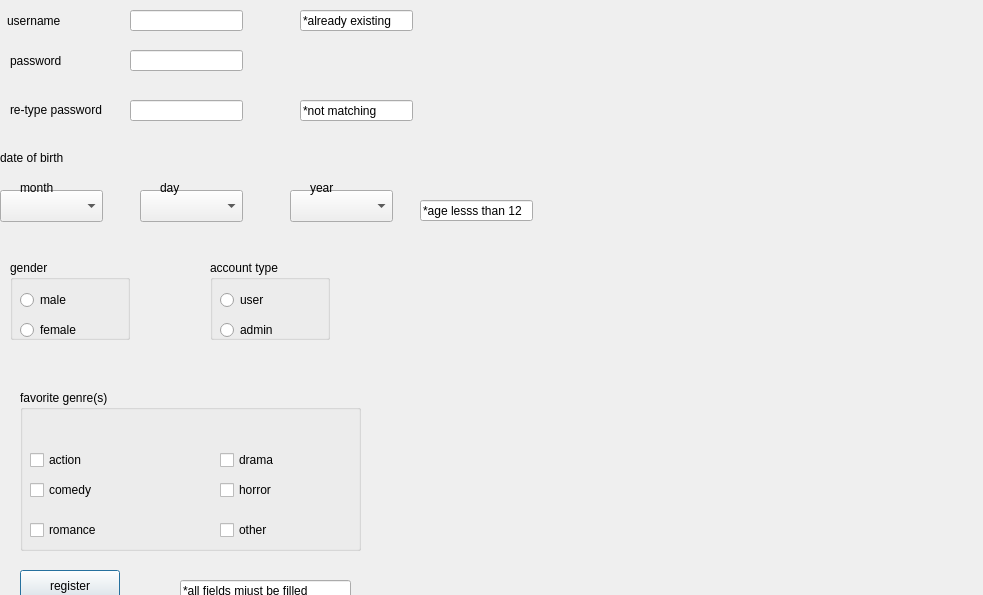
<?xml version="1.0" encoding="UTF-8"?>
<ui version="4.0">
 <class>RegisterWindow</class>
 <widget class="QDialog" name="RegisterWindow">
  <property name="geometry">
   <rect>
    <x>0</x>
    <y>0</y>
    <width>983</width>
    <height>595</height>
   </rect>
  </property>
  <property name="windowTitle">
   <string>Dialog</string>
  </property>
  <widget class="QLineEdit" name="username">
   <property name="geometry">
    <rect>
     <x>130</x>
     <y>10</y>
     <width>113</width>
     <height>21</height>
    </rect>
   </property>
  </widget>
  <widget class="QLineEdit" name="pass">
   <property name="geometry">
    <rect>
     <x>130</x>
     <y>50</y>
     <width>113</width>
     <height>21</height>
    </rect>
   </property>
  </widget>
  <widget class="QLineEdit" name="re_pass">
   <property name="geometry">
    <rect>
     <x>130</x>
     <y>100</y>
     <width>113</width>
     <height>21</height>
    </rect>
   </property>
  </widget>
  <widget class="QLabel" name="label">
   <property name="geometry">
    <rect>
     <x>7</x>
     <y>10</y>
     <width>81</width>
     <height>21</height>
    </rect>
   </property>
   <property name="text">
    <string>username </string>
   </property>
  </widget>
  <widget class="QLabel" name="label_2">
   <property name="geometry">
    <rect>
     <x>10</x>
     <y>50</y>
     <width>81</width>
     <height>21</height>
    </rect>
   </property>
   <property name="text">
    <string>password</string>
   </property>
  </widget>
  <widget class="QLabel" name="label_3">
   <property name="geometry">
    <rect>
     <x>10</x>
     <y>100</y>
     <width>121</width>
     <height>20</height>
    </rect>
   </property>
   <property name="text">
    <string>re-type password </string>
   </property>
  </widget>
  <widget class="QComboBox" name="month">
   <property name="geometry">
    <rect>
     <x>0</x>
     <y>190</y>
     <width>103</width>
     <height>32</height>
    </rect>
   </property>
  </widget>
  <widget class="QComboBox" name="day_2">
   <property name="geometry">
    <rect>
     <x>140</x>
     <y>190</y>
     <width>103</width>
     <height>32</height>
    </rect>
   </property>
  </widget>
  <widget class="QComboBox" name="year">
   <property name="geometry">
    <rect>
     <x>290</x>
     <y>190</y>
     <width>103</width>
     <height>32</height>
    </rect>
   </property>
  </widget>
  <widget class="QLabel" name="label_4">
   <property name="geometry">
    <rect>
     <x>0</x>
     <y>150</y>
     <width>91</width>
     <height>16</height>
    </rect>
   </property>
   <property name="text">
    <string>date of birth</string>
   </property>
  </widget>
  <widget class="QLabel" name="label_5">
   <property name="geometry">
    <rect>
     <x>20</x>
     <y>180</y>
     <width>58</width>
     <height>16</height>
    </rect>
   </property>
   <property name="text">
    <string>month</string>
   </property>
  </widget>
  <widget class="QLabel" name="dytd">
   <property name="geometry">
    <rect>
     <x>160</x>
     <y>180</y>
     <width>58</width>
     <height>16</height>
    </rect>
   </property>
   <property name="text">
    <string>day</string>
   </property>
  </widget>
  <widget class="QLabel" name="label_7">
   <property name="geometry">
    <rect>
     <x>310</x>
     <y>180</y>
     <width>58</width>
     <height>16</height>
    </rect>
   </property>
   <property name="text">
    <string>year</string>
   </property>
  </widget>
  <widget class="QGroupBox" name="gender">
   <property name="geometry">
    <rect>
     <x>10</x>
     <y>260</y>
     <width>120</width>
     <height>80</height>
    </rect>
   </property>
   <property name="title">
    <string>gender</string>
   </property>
   <widget class="QRadioButton" name="male">
    <property name="geometry">
     <rect>
      <x>10</x>
      <y>30</y>
      <width>99</width>
      <height>20</height>
     </rect>
    </property>
    <property name="text">
     <string>male</string>
    </property>
   </widget>
   <widget class="QRadioButton" name="female">
    <property name="geometry">
     <rect>
      <x>10</x>
      <y>60</y>
      <width>99</width>
      <height>20</height>
     </rect>
    </property>
    <property name="text">
     <string>female</string>
    </property>
   </widget>
  </widget>
  <widget class="QGroupBox" name="account">
   <property name="geometry">
    <rect>
     <x>210</x>
     <y>260</y>
     <width>120</width>
     <height>80</height>
    </rect>
   </property>
   <property name="title">
    <string>account type</string>
   </property>
   <widget class="QRadioButton" name="user">
    <property name="geometry">
     <rect>
      <x>10</x>
      <y>30</y>
      <width>99</width>
      <height>20</height>
     </rect>
    </property>
    <property name="text">
     <string>user</string>
    </property>
   </widget>
   <widget class="QRadioButton" name="admin">
    <property name="geometry">
     <rect>
      <x>10</x>
      <y>60</y>
      <width>99</width>
      <height>20</height>
     </rect>
    </property>
    <property name="text">
     <string>admin</string>
    </property>
   </widget>
  </widget>
  <widget class="QGroupBox" name="groupBox_3">
   <property name="geometry">
    <rect>
     <x>20</x>
     <y>390</y>
     <width>341</width>
     <height>161</height>
    </rect>
   </property>
   <property name="title">
    <string>favorite genre(s)</string>
   </property>
   <widget class="QCheckBox" name="action">
    <property name="geometry">
     <rect>
      <x>10</x>
      <y>60</y>
      <width>85</width>
      <height>20</height>
     </rect>
    </property>
    <property name="text">
     <string>action</string>
    </property>
   </widget>
   <widget class="QCheckBox" name="comedy">
    <property name="geometry">
     <rect>
      <x>10</x>
      <y>90</y>
      <width>85</width>
      <height>20</height>
     </rect>
    </property>
    <property name="text">
     <string>comedy</string>
    </property>
   </widget>
   <widget class="QCheckBox" name="romance">
    <property name="geometry">
     <rect>
      <x>10</x>
      <y>130</y>
      <width>85</width>
      <height>20</height>
     </rect>
    </property>
    <property name="text">
     <string>romance</string>
    </property>
   </widget>
   <widget class="QCheckBox" name="drama">
    <property name="geometry">
     <rect>
      <x>200</x>
      <y>60</y>
      <width>85</width>
      <height>20</height>
     </rect>
    </property>
    <property name="text">
     <string>drama</string>
    </property>
   </widget>
   <widget class="QCheckBox" name="horror">
    <property name="geometry">
     <rect>
      <x>200</x>
      <y>90</y>
      <width>85</width>
      <height>20</height>
     </rect>
    </property>
    <property name="text">
     <string>horror</string>
    </property>
   </widget>
   <widget class="QCheckBox" name="other">
    <property name="geometry">
     <rect>
      <x>200</x>
      <y>130</y>
      <width>85</width>
      <height>20</height>
     </rect>
    </property>
    <property name="text">
     <string>other</string>
    </property>
   </widget>
  </widget>
  <widget class="QPushButton" name="register_2">
   <property name="geometry">
    <rect>
     <x>20</x>
     <y>570</y>
     <width>100</width>
     <height>32</height>
    </rect>
   </property>
   <property name="text">
    <string>register</string>
   </property>
  </widget>
  <widget class="QLineEdit" name="pass_error">
   <property name="geometry">
    <rect>
     <x>300</x>
     <y>100</y>
     <width>113</width>
     <height>21</height>
    </rect>
   </property>
   <property name="text">
    <string>*not matching</string>
   </property>
  </widget>
  <widget class="QLineEdit" name="age_error">
   <property name="geometry">
    <rect>
     <x>420</x>
     <y>200</y>
     <width>113</width>
     <height>21</height>
    </rect>
   </property>
   <property name="text">
    <string>*age lesss than 12</string>
   </property>
  </widget>
  <widget class="QLineEdit" name="register_error">
   <property name="geometry">
    <rect>
     <x>180</x>
     <y>580</y>
     <width>171</width>
     <height>21</height>
    </rect>
   </property>
   <property name="text">
    <string>*all fields mjust be filled </string>
   </property>
  </widget>
  <widget class="QLineEdit" name="username_error">
   <property name="geometry">
    <rect>
     <x>300</x>
     <y>10</y>
     <width>113</width>
     <height>21</height>
    </rect>
   </property>
   <property name="text">
    <string>*already existing</string>
   </property>
  </widget>
 </widget>
 <resources/>
 <connections/>
</ui>
